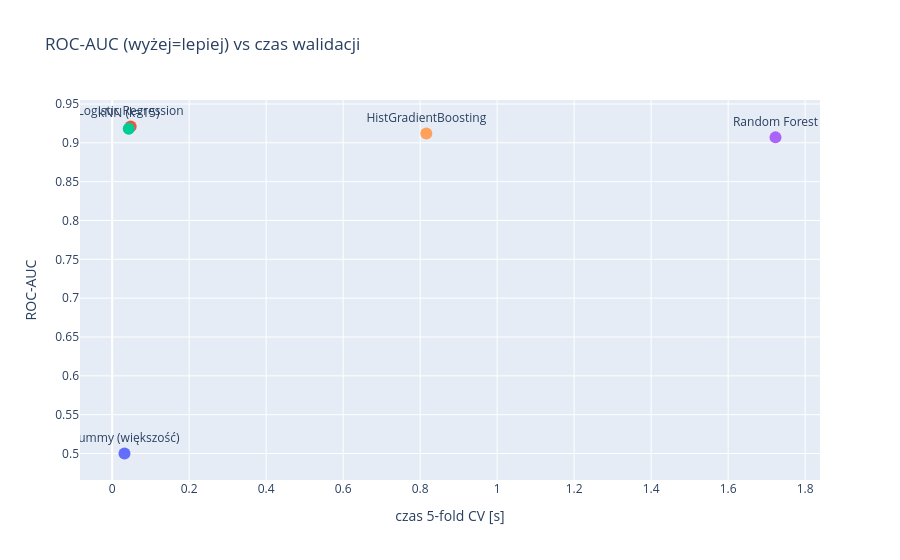

Here is the notebook cell this chart was saved with:
### Markdown cell above
Tabela zestawia wszystkie klasyfikatory na **tych samych** danych i przy tej samej walidacji krzyżowej. Każdy wiersz to jeden model, a kolumny to `ROC-AUC`, `PR-AUC` oraz `cv_time_s` (czas pełnej 5-krotnej walidacji w sekundach).

Punktem odniesienia jest `Dummy (większość)`. Jego `ROC-AUC = 0.500` to poziom losowy - rzut monetą. Model w ogóle nieodróżniający podium od reszty. Z kolei `PR-AUC = 0.150` to odsetek podiów w danych.

Użyteczny model powinien oba te progi przebić - i wszystkie pozostałe to robią, z `ROC-AUC` w przedziale od `0.907` do `0.921`. Szczegółowy odczyt różnic między modelami zostawiamy pod wykresem.

### Code cell
b = bench.reset_index()
fig = px.scatter(b, x='cv_time_s', y='ROC_AUC', text='model', color='model',
                 title='ROC-AUC (wyżej=lepiej) vs czas walidacji',
                 labels={'cv_time_s': 'czas 5-fold CV [s]', 'ROC_AUC': 'ROC-AUC'})
fig.update_traces(textposition='top center', marker_size=12)
fig.update_layout(showlegend=False)
fig.show()

### Figure 1 — Plotly figure (JSON) as saved in the notebook; plotly's stock layout.template omitted (floating-point values rounded to 4 significant figures)
{"data": [{"hovertemplate": "model=%{text}<br>czas 5-fold CV [s]=%{x}<br>ROC-AUC=%{y}<extra></extra>", "legendgroup": "Dummy (większość)", "marker": {"color": "#636efa", "size": 12, "symbol": "circle"}, "mode": "markers+text", "name": "Dummy (większość)", "orientation": "v", "showlegend": true, "text": ["Dummy (większość)"], "textposition": "top center", "type": "scatter", "x": [0.032], "xaxis": "x", "y": [0.5], "yaxis": "y"}, {"hovertemplate": "model=%{text}<br>czas 5-fold CV [s]=%{x}<br>ROC-AUC=%{y}<extra></extra>", "legendgroup": "Logistic Regression", "marker": {"color": "#EF553B", "size": 12, "symbol": "circle"}, "mode": "markers+text", "name": "Logistic Regression", "orientation": "v", "showlegend": true, "text": ["Logistic Regression"], "textposition": "top center", "type": "scatter", "x": [0.048], "xaxis": "x", "y": [0.921], "yaxis": "y"}, {"hovertemplate": "model=%{text}<br>czas 5-fold CV [s]=%{x}<br>ROC-AUC=%{y}<extra></extra>", "legendgroup": "kNN (k=15)", "marker": {"color": "#00cc96", "size": 12, "symbol": "circle"}, "mode": "markers+text", "name": "kNN (k=15)", "orientation": "v", "showlegend": true, "text": ["kNN (k=15)"], "textposition": "top center", "type": "scatter", "x": [0.043], "xaxis": "x", "y": [0.918], "yaxis": "y"}, {"hovertemplate": "model=%{text}<br>czas 5-fold CV [s]=%{x}<br>ROC-AUC=%{y}<extra></extra>", "legendgroup": "Random Forest", "marker": {"color": "#ab63fa", "size": 12, "symbol": "circle"}, "mode": "markers+text", "name": "Random Forest", "orientation": "v", "showlegend": true, "text": ["Random Forest"], "textposition": "top center", "type": "scatter", "x": [1.723], "xaxis": "x", "y": [0.907], "yaxis": "y"}, {"hovertemplate": "model=%{text}<br>czas 5-fold CV [s]=%{x}<br>ROC-AUC=%{y}<extra></extra>", "legendgroup": "HistGradientBoosting", "marker": {"color": "#FFA15A", "size": 12, "symbol": "circle"}, "mode": "markers+text", "name": "HistGradientBoosting", "orientation": "v", "showlegend": true, "text": ["HistGradientBoosting"], "textposition": "top center", "type": "scatter", "x": [0.816], "xaxis": "x", "y": [0.912], "yaxis": "y"}], "layout": {"legend": {"title": {"text": "model"}, "tracegroupgap": 0}, "showlegend": false, "title": {"text": "ROC-AUC (wyżej=lepiej) vs czas walidacji"}, "xaxis": {"anchor": "y", "domain": [0, 1], "title": {"text": "czas 5-fold CV [s]"}}, "yaxis": {"anchor": "x", "domain": [0, 1], "title": {"text": "ROC-AUC"}}}}
